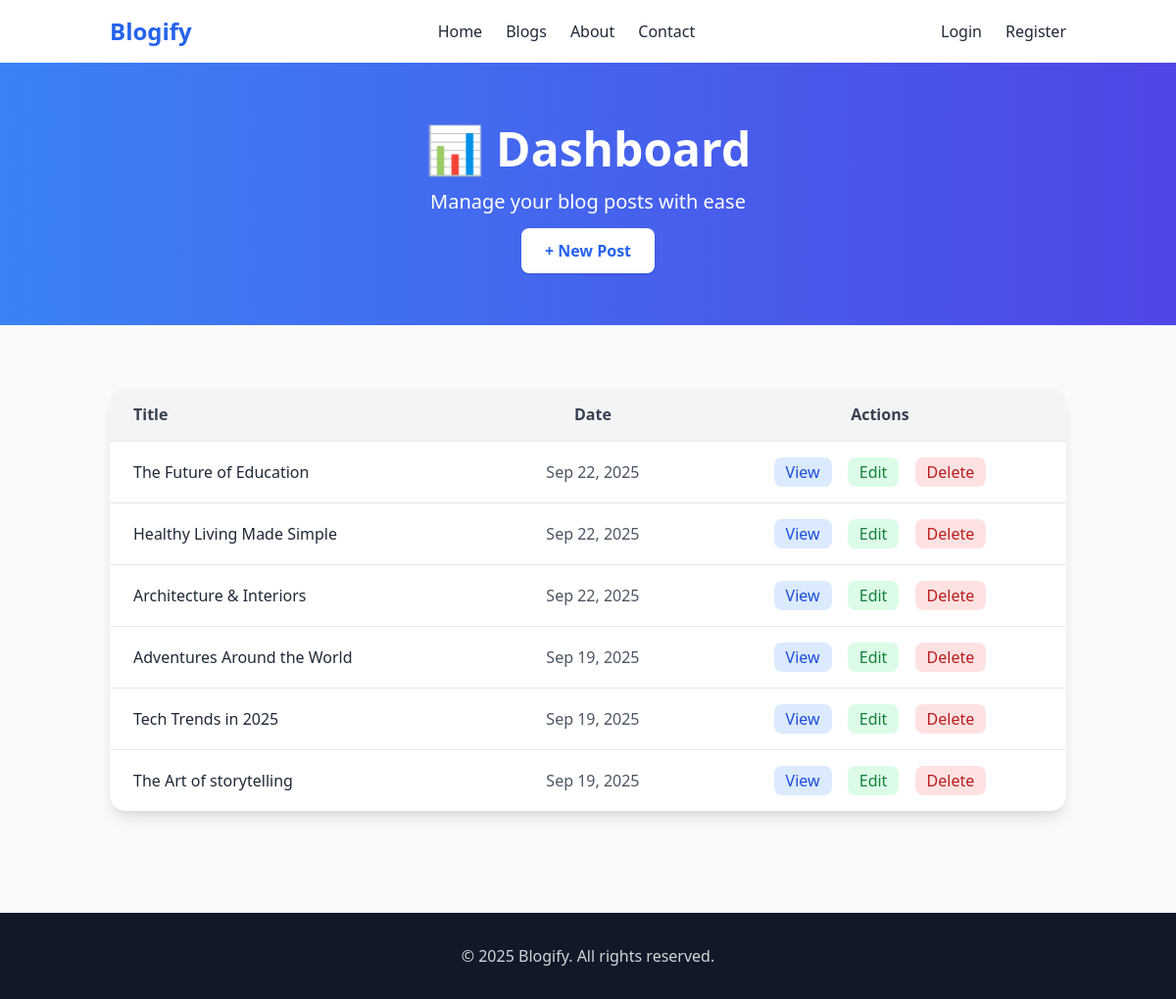
Screenshot of /posts/dashboard.php with the database file from the repository.
### tables this page shows
CREATE TABLE `posts` (
  `id` int(11) NOT NULL,
  `user_id` int(11) NOT NULL,
  `title` varchar(255) NOT NULL,
  `content` text NOT NULL,
  `image` varchar(255) DEFAULT NULL,
  `created_at` timestamp NOT NULL DEFAULT current_timestamp(),
  `updated_at` timestamp NOT NULL DEFAULT current_timestamp() ON UPDATE current_timestamp()
);

### posts/dashboard.php (the view, shortened to what this page needs)
<?php
require "../config/db.php";
include "../includes/navbar.php";
$stmt = $conn->query("SELECT * FROM posts ORDER BY created_at DESC");
$posts = $stmt->fetchAll(PDO::FETCH_ASSOC);
?>
<!DOCTYPE html>
<html lang="en">
<head>
    <script src="https://cdn.tailwindcss.com"></script>
</head>
<body class="bg-gray-50 text-gray-800">
    <section class="bg-gradient-to-r from-blue-500 to-indigo-600 text-white py-16">
        <div class="container mx-auto text-center px-6">
            <h2 class="text-4xl md:text-5xl font-bold mb-4">📊 Dashboard</h2>
            <p class="text-lg md:text-xl">Manage your blog posts with ease</p>
            <div class="mt-6">
                <a href="create.php"
                    class="bg-white text-blue-600 font-semibold px-6 py-3 rounded-lg shadow hover:bg-gray-100">
                    + New Post
                </a>
            </div>
        </div>
    </section>
    <section class="py-16 container mx-auto px-6">
        <div class="bg-white rounded-2xl shadow-lg overflow-hidden">
            <table class="w-full">
                <thead class="bg-gray-100 text-gray-700">
                    <tr>
                        <th class="py-4 px-6 text-left">Title</th>
                        <th class="py-4 px-6 text-center">Date</th>
                        <th class="py-4 px-6 text-center">Actions</th>
                    </tr>
                </thead>
                <tbody>
                    <?php if ($posts): ?>
                        <?php foreach ($posts as $post): ?>
                            <tr class="border-t hover:bg-gray-50 transition">
                                <td class="py-4 px-6 font-medium text-gray-800">
                                    <?= htmlspecialchars($post['title']) ?>
                                </td>
                                <td class="py-4 px-6 text-center text-gray-600">
                                    <?= date("M j, Y", strtotime($post['created_at'])) ?>
                                </td>
                                <td class="py-4 px-6 text-center space-x-3">
                                    <a href="view.php?id=<?= $post['id'] ?>"
                                        class="inline-block bg-blue-100 text-blue-700 px-3 py-1 rounded-lg hover:bg-blue-200">
                                        View
                                    </a>
                                    <a href="edit.php?id=<?= $post['id'] ?>"
                                        class="inline-block bg-green-100 text-green-700 px-3 py-1 rounded-lg hover:bg-green-200">
                                        Edit
                                    </a>
                                    <a href="delete.php?id=<?= $post['id'] ?>"
                                        onclick="return confirm('Are you sure you want to delete this post?')"
                                        class="inline-block bg-red-100 text-red-700 px-3 py-1 rounded-lg hover:bg-red-200">
                                        Delete
                                    </a>
                                </td>
                            </tr>
                        <?php endforeach; ?>
                    <?php endif; ?>
                </tbody>
            </table>
        </div>
    </section>
    <footer class="bg-gray-900 text-gray-300 py-8 mt-10">
        <div class="container mx-auto text-center">
            <p>&copy; <?= date("Y"); ?> Blogify. All rights reserved.</p>
        </div>
    </footer>
</body>
</html>

### includes/navbar.php (shortened to what this page needs)
<header class="bg-white shadow">
  <div class="container mx-auto flex items-center justify-between py-4 px-6">
    <a href="<?= BASE_URL ?>index.php" class="text-2xl font-bold text-blue-600">Blogify</a>
    <nav class="hidden md:flex space-x-6 mx-auto">
      <a href="<?= BASE_URL ?>index.php" class="hover:text-blue-600">Home</a>
      <a href="<?= BASE_URL ?>blogs.php" class="hover:text-blue-600">Blogs</a>
      <a href="<?= BASE_URL ?>about.php" class="hover:text-blue-600">About</a>
      <a href="<?= BASE_URL ?>contact.php" class="hover:text-blue-600">Contact</a>
    </nav>
    <div class="hidden md:flex space-x-6">
      <?php if (isset($_SESSION['user_id'])): ?>
        <span class="text-gray-700">Hi <?= htmlspecialchars($_SESSION['username']); ?> 👋 </span> |
        <a href="<?= BASE_URL ?>auth/logout.php" class="hover:text-red-600">Logout</a>
      <?php else: ?>
        <a href="<?= BASE_URL ?>auth/login.php" class="hover:text-blue-600">Login</a>
        <a href="<?= BASE_URL ?>auth/register.php" class="hover:text-blue-600">Register</a>
      <?php endif; ?>
    </div>
  </div>
</header>

### rows the page displays
posts: title "The Future of Education", created_at "Sep 22, 2025"
posts: title "Healthy Living Made Simple", created_at "Sep 22, 2025"
posts: title "Architecture & Interiors", created_at "Sep 22, 2025"
posts: title "Adventures Around the World", created_at "Sep 19, 2025"
posts: title "Tech Trends in 2025", created_at "Sep 19, 2025"
posts: title "The Art of storytelling", created_at "Sep 19, 2025"
